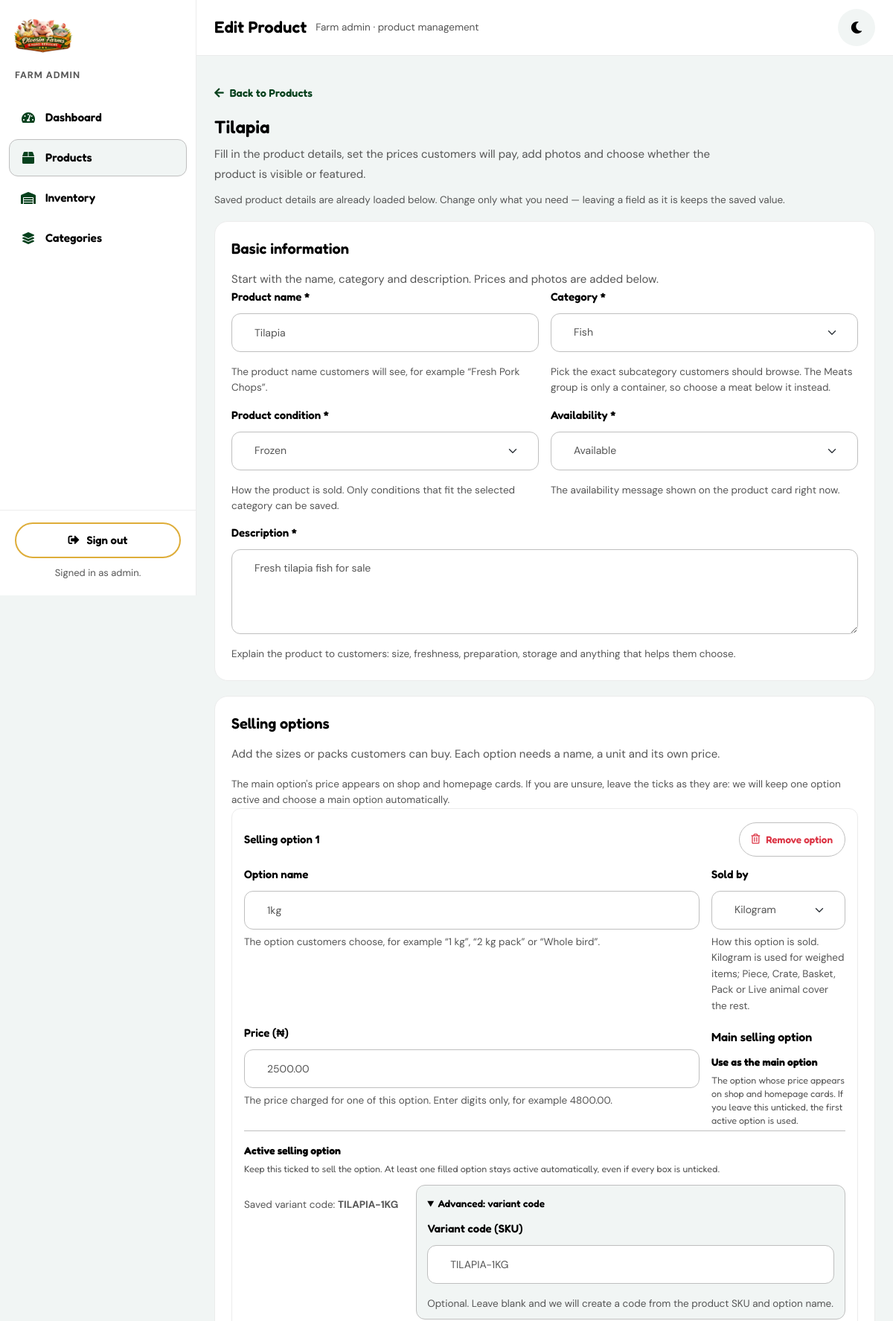
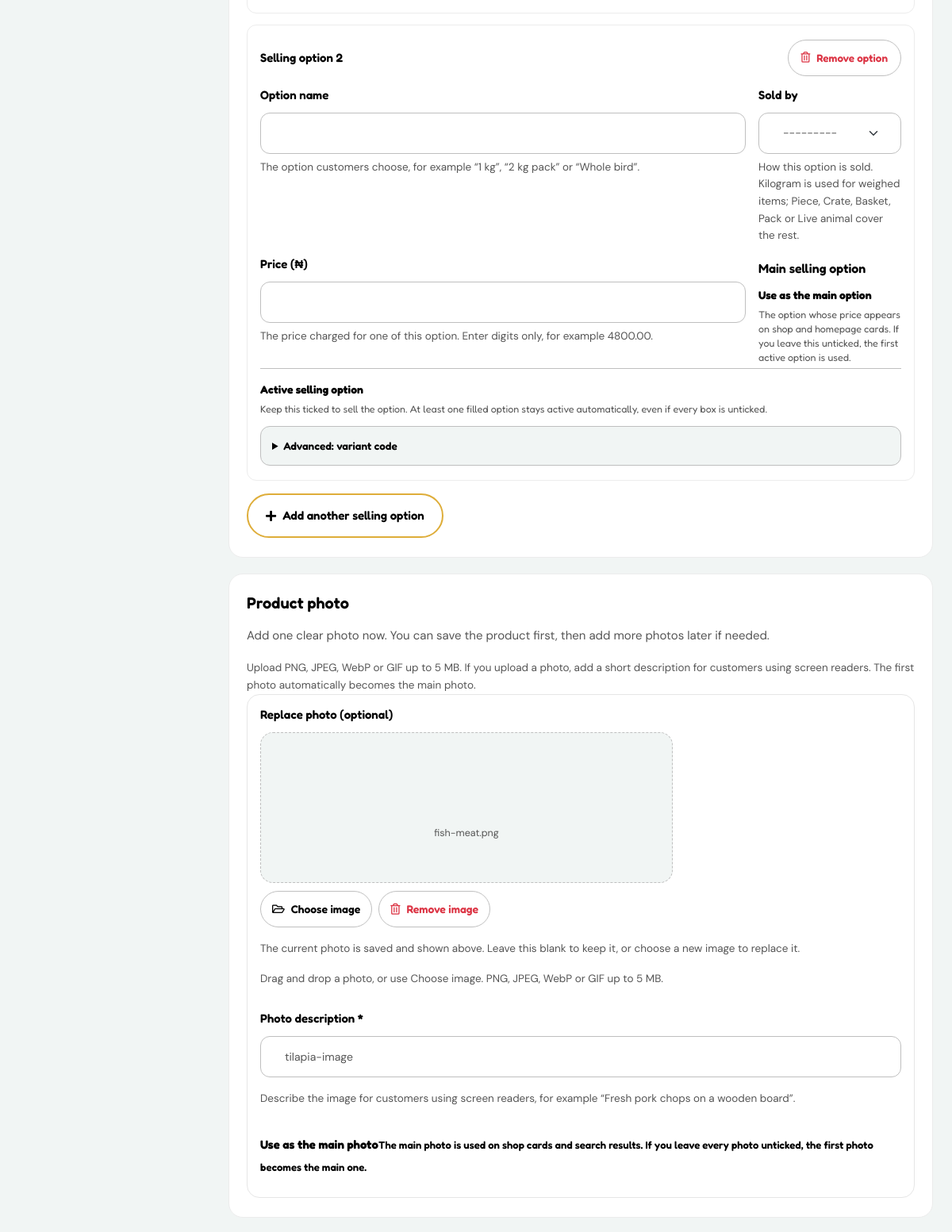
The app's page /staff/products/6/edit/ (signed in, upper part) with its own data (2 pictures, top to bottom).
### Otoosin/models.py (models this page shows, shortened)
class Product(models.Model):
    class Condition(models.TextChoices):
        FRESH = "fresh", "Fresh"
        FROZEN = "frozen", "Frozen"
        FRIED = "fried", "Fried"
        LIVE = "live", "Live"
    class Availability(models.TextChoices):
        IN_STOCK = "in", "Available"
        LIMITED = "limited", "Limited"
        OUT_OF_STOCK = "out", "Out of Stock"
    name = models.CharField(max_length=120)
    slug = models.SlugField(max_length=140, unique=True, blank=True)
    sku = models.CharField(max_length=40, unique=True)
    category = models.ForeignKey(
        Category,
        on_delete=models.PROTECT,
        related_name="products",
    )
    condition = models.CharField(max_length=10, choices=Condition.choices)
    cut = models.CharField(max_length=120, blank=True)
    description = models.TextField()
    price_basis = models.CharField(max_length=60)
    availability_status = models.CharField(
        max_length=10,
        choices=Availability.choices,
        default=Availability.IN_STOCK,
    )
    badge = models.CharField(max_length=30, blank=True)
    is_active = models.BooleanField(default=True)
    is_featured = models.BooleanField(default=False)
    meta_title = models.CharField(max_length=160, blank=True)
    meta_description = models.TextField(blank=True)
    search_text = models.TextField(blank=True, editable=False)
    created_at = models.DateTimeField(auto_now_add=True)
    updated_at = models.DateTimeField(auto_now=True)
    class Meta:
        ordering = ["category__sort_order", "category__name", "name"]

class ProductVariant(models.Model):
    class UnitKind(models.TextChoices):
        KG = "kg", "Kilogram"
        PIECE = "piece", "Piece"
        CRATE = "crate", "Crate"
        BASKET = "basket", "Basket"
        PACK = "pack", "Pack"
        LIVE_ANIMAL = "live_animal", "Live animal"
    product = models.ForeignKey(
        Product,
        on_delete=models.CASCADE,
        related_name="variants",
    )
    sku = models.CharField(max_length=40, unique=True)
    label = models.CharField(max_length=60)
    unit_kind = models.CharField(max_length=20, choices=UnitKind.choices)
    price = models.DecimalField(
        max_digits=12,
        decimal_places=2,
        validators=[MinValueValidator(Decimal("0.01"))],
    )
    is_default = models.BooleanField(default=False)
    is_active = models.BooleanField(default=True)
    sort_order = models.PositiveIntegerField(default=0)
    created_at = models.DateTimeField(auto_now_add=True)
    updated_at = models.DateTimeField(auto_now=True)
    class Meta:
        ordering = ["sort_order", "pk"]
        constraints = [
            models.UniqueConstraint(
                fields=["product"],
                condition=Q(is_default=True),
                name="unique_default_variant_per_product",
            )
        ]

### Otoosin/views.py (the view)
@_staff_permission("Otoosin.change_product")
def staff_product_edit(request, pk):
    product = get_object_or_404(Product, pk=pk)
    return _product_form_view(request, product=product)

### Otoosin/templates/admin-product-edit.html (shortened to what this page needs)
{% extends "admin/base_admin.html" %}
{% load static %}
{% block topbar_title %}{% if is_create %}Add product{% else %}Edit Product{% endif %}{% endblock %}
{% block topbar_context %}Farm admin &middot; product management{% endblock %}
{% block admin_content %}
<div class="fd-dash-head">
    <p class="fd-edit-back"><a href="{% url 'Otoosin:staff_products' %}"><i class="fas fa-arrow-left" aria-hidden="true"></i>Back to Products</a></p>
    <h2 class="fd-edit-title">{% if is_create %}Add product{% else %}{{ product.name }}{% endif %}</h2>
    <p class="fd-dash-lead">Fill in the product details, set the prices customers will pay, add photos and choose whether the product is visible or featured.</p>
    {% if not is_create %}
    <p class="fd-dash-hint fd-edit-loaded">Saved product details are already loaded below. Change only what you need — leaving a field as it is keeps the saved value.</p>
    {% endif %}
</div>
<form id="fd-ed-form" method="post" enctype="multipart/form-data" autocomplete="off" novalidate>
    <section class="fd-dash-section" aria-labelledby="fd-ed-basic-title">
        <h2 id="fd-ed-basic-title">Basic information</h2>
        <p class="fd-dash-lead">Start with the name, category and description. Prices and photos are added below.</p>
        <div class="fd-edit-grid">
            <div class="fd-field">
                <label for="{{ form.name.id_for_label }}">Product name *</label>
                {{ form.name }}
                {% if form.name.help_text %}<p class="fd-dash-hint">{{ form.name.help_text }}</p>{% endif %}
            </div>
            <div class="fd-field">
                <label for="{{ form.category.id_for_label }}">Category *</label>
                {{ form.category }}
                {% if form.category.help_text %}<p class="fd-dash-hint">{{ form.category.help_text }}</p>{% endif %}
            </div>
        </div>
        <div class="fd-edit-grid">
            <div class="fd-field">
                <label for="{{ form.condition.id_for_label }}">Product condition *</label>
                {{ form.condition }}
                {% if form.condition.help_text %}<p class="fd-dash-hint">{{ form.condition.help_text }}</p>{% endif %}
            </div>
            <div class="fd-field">
                <label for="{{ form.availability_status.id_for_label }}">Availability *</label>
                {{ form.availability_status }}
                {% if form.availability_status.help_text %}<p class="fd-dash-hint">{{ form.availability_status.help_text }}</p>{% endif %}
            </div>
        </div>
        <div class="fd-field">
            <label for="{{ form.description.id_for_label }}">Description *</label>
            {{ form.description }}
            {% if form.description.help_text %}<p class="fd-dash-hint">{{ form.description.help_text }}</p>{% endif %}
        </div>
    </section>
    <section class="fd-dash-section" aria-labelledby="fd-ed-variants-title">
        <h2 id="fd-ed-variants-title">Selling options</h2>
        <p class="fd-dash-lead">Add the sizes or packs customers can buy. Each option needs a name, a unit and its own price.</p>
        <p class="fd-dash-hint">The main option's price appears on shop and homepage cards. If you are unsure, leave the ticks as they are: we will keep one option active and choose a main option automatically.</p>
        <ul class="fd-edit-variants" data-variant-list data-variant-prefix="{{ variant_formset.prefix }}">
            {% for variant_form in variant_formset %}
                {% include "admin/partials/product-variant-card.html" with variant_form=variant_form %}
            {% endfor %}
        </ul>
        <div class="fd-edit-variant-add">
            <button type="button" class="fd-ghost-btn fd-dash-btn" data-variant-add><i class="fas fa-plus" aria-hidden="true"></i>Add another selling option</button>
        </div>
    </section>
    <section class="fd-dash-section" aria-labelledby="fd-ed-images-title">
        <h2 id="fd-ed-images-title">Product photo</h2>
        <p class="fd-dash-lead">Add one clear photo now. You can save the product first, then add more photos later if needed.</p>
        <p class="fd-dash-hint">Upload PNG, JPEG, WebP or GIF up to 5 MB. If you upload a photo, add a short description for customers using screen readers. The first photo automatically becomes the main photo.</p>
        <div class="fd-edit-image-list">
            {% for image_form in image_formset %}
            <div class="fd-edit-image-row">
                <div class="fd-field">
                    <label for="{{ image_form.image.id_for_label }}">{% if image_form.instance.pk %}Replace photo (optional){% else %}Photo{% endif %}</label>
                    {{ image_form.image }}
                    {% if image_form.instance.pk %}<p class="fd-dash-hint">The current photo is saved and shown above. Leave this blank to keep it, or choose a new image to replace it.</p>{% endif %}
                    {% if image_form.image.help_text %}<p class="fd-dash-hint">{{ image_form.image.help_text }}</p>{% endif %}
                </div>
                <div class="fd-field">
                    <label for="{{ image_form.alt.id_for_label }}">Photo description *</label>
                    {{ image_form.alt }}
                    {% if image_form.alt.help_text %}<p class="fd-dash-hint">{{ image_form.alt.help_text }}</p>{% endif %}
                </div>
                <div class="fd-field">
                    <label class="fd-admin-check-row" for="{{ image_form.is_primary.id_for_label }}">{{ image_form.is_primary }} <span><strong>Use as the main photo</strong><small>{{ image_form.is_primary.help_text }}</small></span></label>
                </div>
            </div>
            {% endfor %}
        </div>
    </section>
</form>
{% endblock %}

### Otoosin/templates/admin/base_admin.html (shortened to what this page needs)
{% load static %}
<!doctype html>
<html class="no-js" lang="en">
<head>
    <link rel="stylesheet" href="{% static 'assets/css/bootstrap.min.css' %}">
    <link rel="stylesheet" href="{% static 'assets/css/fontawesome.min.css' %}">
    <link rel="stylesheet" href="{% static 'assets/css/harvest-castle.css' %}">
    <link rel="stylesheet" href="{% static 'assets/css/fresh-direct.css' %}?v=8.4">
    <link rel="stylesheet" href="{% static 'assets/css/fd-admin.css' %}?v=7.6">
    <link rel="stylesheet" href="{% static 'assets/css/fd-theme.css' %}?v=8.4">
</head>
<body class="fd-admin">
    <div class="fd-admin-shell" id="fd-admin-shell">
        <aside class="fd-admin-sidebar" id="fd-admin-sidebar" aria-label="Admin navigation">
            <div class="fd-admin-brand">
                <a href="{% url 'Otoosin:index' %}" class="fd-logo" aria-label="O’TOOSIN Farms storefront"><img src="{% static 'assets/img/harvest_castle/of_favicon.png' %}" alt="" aria-hidden="true" class="fd-logo-img" width="70" height="50"></a>
            </div>
            <p class="fd-admin-role">Farm Admin</p>
            <nav class="fd-admin-nav" aria-label="Management sections">
                <ul>
                    <li><a href="{% url 'Otoosin:staff_dashboard' %}" class="fd-admin-nav-link"><i class="fas fa-tachometer-alt" aria-hidden="true"></i>Dashboard</a></li>
                    <li><a href="{% url 'Otoosin:staff_products' %}" class="fd-admin-nav-link"{% if request.resolver_match.url_name == 'staff_products' or request.resolver_match.url_name == 'staff_product_create' or request.resolver_match.url_name == 'staff_product_edit' %} aria-current="page"{% endif %}><i class="fas fa-box" aria-hidden="true"></i>Products</a></li>
                    <li><a href="{% url 'Otoosin:staff_inventory' %}" class="fd-admin-nav-link"><i class="fas fa-warehouse" aria-hidden="true"></i>Inventory</a></li>
                    <li><a href="{% url 'Otoosin:staff_categories' %}" class="fd-admin-nav-link"><i class="fas fa-layer-group" aria-hidden="true"></i>Categories</a></li>
                </ul>
            </nav>
            <div class="fd-admin-side-foot">
                <form method="post" action="{% url 'Otoosin:staff_logout' %}">
                    <button type="submit" class="fd-admin-logout">
                        <i class="fas fa-sign-out-alt" aria-hidden="true"></i>Sign out
                    </button>
                </form>
                <p class="fd-admin-logout-hint">Signed in as {{ user.get_username }}.</p>
            </div>
        </aside>
        <div class="fd-admin-main">
            <header class="fd-admin-topbar">
                <h1 class="fd-admin-title">{% block topbar_title %}Admin{% endblock %}</h1>
                <span class="fd-admin-context">{% block topbar_context %}Farm admin{% endblock %}</span>
                <button type="button" class="icon-btn fd-theme-toggle" data-theme-toggle aria-pressed="false" aria-label="Switch to dark mode" title="Switch to dark mode">
                    <i class="fas fa-moon" data-theme-icon="moon" aria-hidden="true"></i>
                </button>
            </header>
            <main class="fd-admin-content fd-dash" id="fd-admin-main" tabindex="-1">
                {% block admin_content %}{% endblock %}
            </main>
        </div>
    </div>
</body>
</html>

### Otoosin/templates/admin/partials/product-variant-card.html (shortened to what this page needs)
<li class="fd-edit-variant" data-variant-card data-variant-existing="{% if variant_form.instance.pk %}1{% else %}0{% endif %}">
    <div class="fd-edit-variant-top">
        <span class="fd-edit-variant-num" data-variant-number>Selling option</span>
        <button type="button" class="fd-edit-variant-remove" data-variant-remove>
            <i class="far fa-trash-alt" aria-hidden="true"></i>Remove option
        </button>
    </div>
    <div class="fd-edit-variant-fields">
        <div class="fd-field">
            <label for="{{ variant_form.label.id_for_label }}">Option name</label>
            {{ variant_form.label }}
            {% if variant_form.label.help_text %}<p class="fd-dash-hint">{{ variant_form.label.help_text }}</p>{% endif %}
        </div>
        <div class="fd-field">
            <label for="{{ variant_form.unit_kind.id_for_label }}">Sold by</label>
            {{ variant_form.unit_kind }}
            {% if variant_form.unit_kind.help_text %}<p class="fd-dash-hint">{{ variant_form.unit_kind.help_text }}</p>{% endif %}
        </div>
        <div class="fd-field">
            <label for="{{ variant_form.price.id_for_label }}">Price (&#8358;)</label>
            {{ variant_form.price }}
            {% if variant_form.price.help_text %}<p class="fd-dash-hint">{{ variant_form.price.help_text }}</p>{% endif %}
        </div>
        <div class="fd-field">
            <span class="fd-field-label">Main selling option</span>
            <label class="fd-edit-default" for="{{ variant_form.is_default.id_for_label }}">
                <span>
                    <strong>Use as the main option</strong>
                    <small>{{ variant_form.is_default.help_text }}</small>
                </span>
            </label>
        </div>
    </div>
    <div class="fd-edit-variant-bottom">
        <label class="fd-edit-default" for="{{ variant_form.is_active.id_for_label }}">
            <span>
                <strong>Active selling option</strong>
                <small>{{ variant_form.is_active.help_text }}</small>
            </span>
        </label>
        {% if variant_form.instance.pk and variant_form.instance.sku %}<p class="fd-dash-hint">Saved variant code: <strong>{{ variant_form.instance.sku }}</strong></p>{% endif %}
        <details class="fd-edit-advanced"{% if variant_form.instance.pk %} open{% endif %}>
            <summary>Advanced: variant code</summary>
            <div class="fd-field">
                <label for="{{ variant_form.sku.id_for_label }}">Variant code (SKU)</label>
                {{ variant_form.sku }}
                {% if variant_form.sku.help_text %}<p class="fd-dash-hint">{{ variant_form.sku.help_text }}</p>{% endif %}
            </div>
        </details>
    </div>
</li>

### records on screen
Product: name "Tilapia", category "Fish", condition "Frozen", availability_status "Available", description "Fresh tilapia fish for sale"
ProductVariant: instance.sku "TILAPIA-1KG"

### other values on screen
{{ user.get_username }} "admin"
{{ variant_form.label.help_text }} "The option customers choose, for example “1 kg”, “2 kg pack” or “Whole bird”." "The option customers choose, for example “1 kg”, “2 kg pack” or “Whole bird”."
{{ variant_form.unit_kind.help_text }} "How this option is sold. Kilogram is used for weighed items; Piece, Crate, Basket, Pack or Live animal cover the rest." "How this option is sold. Kilogram is used for weighed items; Piece, Crate, Basket, Pack or Live animal cover the rest."
{{ variant_form.price.help_text }} "The price charged for one of this option. Enter digits only, for example 4800.00." "The price charged for one of this option. Enter digits only, for example 4800.00."
{{ variant_form.is_default.help_text }} "The option whose price appears on shop and homepage cards. If you leave this unticked, the first active option is used." "The option whose price appears on shop and homepage cards. If you leave this unticked, the first active option is used."
{{ variant_form.is_active.help_text }} "Keep this ticked to sell the option. At least one filled option stays active automatically, even if every box is unticked." "Keep this ticked to sell the option. At least one filled option stays active automatically, even if every box is unticked."
{{ variant_form.sku.help_text }} "Optional. Leave blank and we will create a code from the product SKU and option name."
{{ image_form.image.help_text }} "Drag and drop a photo, or use Choose image. PNG, JPEG, WebP or GIF up to 5 MB."
{{ image_form.alt.help_text }} "Describe the image for customers using screen readers, for example “Fresh pork chops on a wooden board”."
{{ image_form.is_primary.help_text }} "The main photo is used on shop cards and search results. If you leave every photo unticked, the first photo becomes the main one."
